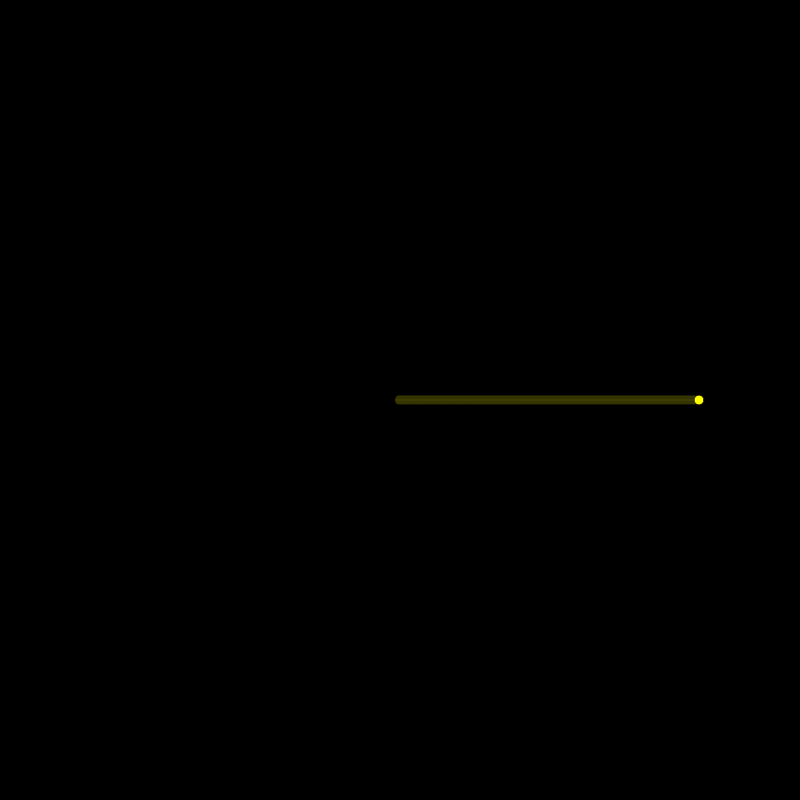
Frame 1 (no input)
Frame 60 (no input): identical to frame 1, image omitted
Frame 120 (the mouse pressed at the canvas centre since frame 60): identical to frame 1, image omitted

The p5.js sketch that drew this single still picture (run headless with seeded random() and noise() and a simulated clock; from frame 60 on, the mouse is pressed at the canvas centre):

// p5.js sketch
// ── sketch.js
let canvasWidth = 800;
let canvasHeight = 800;
let ellipseRadius = 10;
let rotationFactor = 0;
let rotationSpeedSlider;
let rotationFactorP;
let rotationFactorInput;
let submitButton;
let stopButton;

function setup() {
  angleMode(DEGREES);

  createCanvas(canvasWidth, canvasHeight);
  createDiv('');
  createSpan('Rotation factor: ');
  rotationFactorSpan = createSpan('<b>0</b>');
  createDiv('');
  createSpan('Rotation speed:');
  rotationSpeedSlider = createSlider(-0.000001, 0.000001, 0, 0.00000001);
  rotationSpeedSlider.style('width', '500px');
  stopButton = createButton('Stop');
  stopButton.mousePressed(resetSpeed);
  createDiv('');
  rotationFactorInput = createInput();
  submitButton = createButton('Set Factor');
  submitButton.mousePressed(update);
  createP('<i>Factor values greater than or equal to 1 are set to 0.</i>');
}

function resetSpeed() {
  rotationSpeedSlider.value(0);
}

function update() {
  resetSpeed();
  rotationFactor = Number(rotationFactorInput.value());
}

function draw() {
  background(0);
  translate(canvasWidth / 2, canvasHeight / 2);
  fill(color(255, 255, 0));

  let speed = rotationSpeedSlider.value();

  for (let i = 0; i < 300; i++) {
    rotationFactor += speed;
    if (rotationFactor >= 1 || rotationFactor <= -1) {
      rotationFactor = 0;
    }
    rotationFactorSpan.html('<b>' + rotationFactor + '</b>');
    rotate(rotationFactor * 360);
    ellipse(i, 0, ellipseRadius, ellipseRadius);
  }
}
